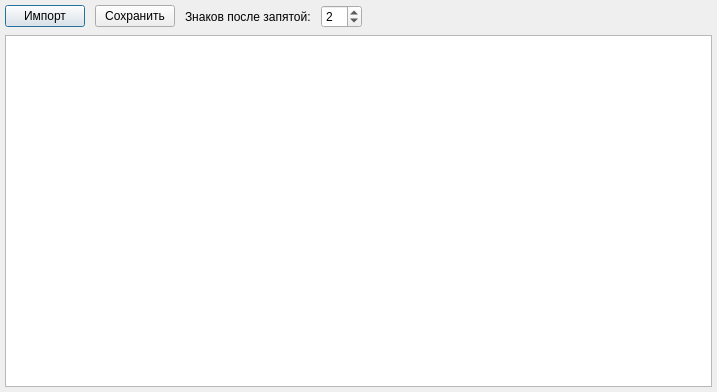
<?xml version="1.0" encoding="UTF-8"?>
<ui version="4.0">
 <class>WndData</class>
 <widget class="QDialog" name="WndData">
  <property name="geometry">
   <rect>
    <x>0</x>
    <y>0</y>
    <width>717</width>
    <height>392</height>
   </rect>
  </property>
  <property name="windowTitle">
   <string>Form</string>
  </property>
  <layout class="QVBoxLayout" name="verticalLayout">
   <property name="spacing">
    <number>7</number>
   </property>
   <property name="leftMargin">
    <number>5</number>
   </property>
   <property name="topMargin">
    <number>5</number>
   </property>
   <property name="rightMargin">
    <number>5</number>
   </property>
   <property name="bottomMargin">
    <number>5</number>
   </property>
   <item>
    <layout class="QHBoxLayout" name="horizontalLayout">
     <property name="spacing">
      <number>10</number>
     </property>
     <item>
      <widget class="QPushButton" name="btnLoad">
       <property name="text">
        <string>Импорт</string>
       </property>
      </widget>
     </item>
     <item>
      <widget class="QPushButton" name="btnSave">
       <property name="text">
        <string>Сохранить</string>
       </property>
      </widget>
     </item>
     <item>
      <widget class="QLabel" name="labTFloatNum">
       <property name="text">
        <string>Знаков после запятой:</string>
       </property>
      </widget>
     </item>
     <item>
      <widget class="QSpinBox" name="spinFloatNum">
       <property name="maximum">
        <number>15</number>
       </property>
       <property name="value">
        <number>2</number>
       </property>
      </widget>
     </item>
     <item>
      <spacer name="horizontalSpacer">
       <property name="orientation">
        <enum>Qt::Horizontal</enum>
       </property>
       <property name="sizeHint" stdset="0">
        <size>
         <width>40</width>
         <height>20</height>
        </size>
       </property>
      </spacer>
     </item>
    </layout>
   </item>
   <item>
    <widget class="QTableView" name="twData">
     <property name="editTriggers">
      <set>QAbstractItemView::NoEditTriggers</set>
     </property>
     <property name="selectionMode">
      <enum>QAbstractItemView::SingleSelection</enum>
     </property>
     <property name="selectionBehavior">
      <enum>QAbstractItemView::SelectRows</enum>
     </property>
     <property name="wordWrap">
      <bool>false</bool>
     </property>
    </widget>
   </item>
  </layout>
 </widget>
 <resources/>
 <connections/>
</ui>
